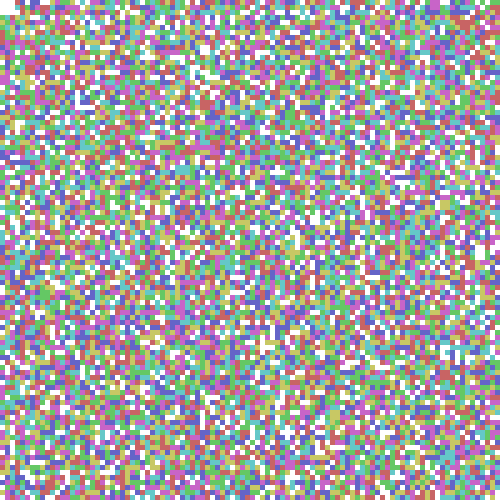
Frame 1 (no input)
Frame 60 (no input): identical to frame 1, image omitted
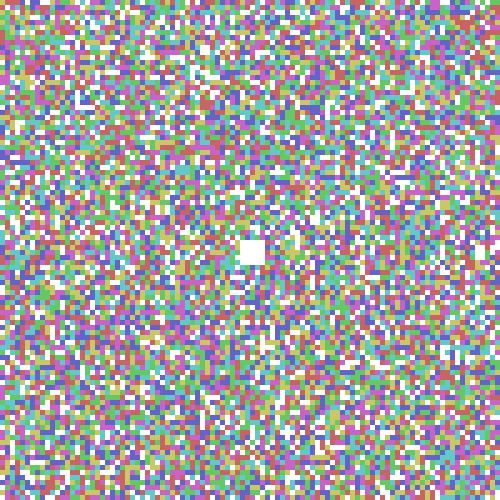
Frame 120 (the mouse pressed at the canvas centre since frame 60)

The p5.js sketch that drew these frames (run headless with seeded random() and noise() and a simulated clock; from frame 60 on, the mouse is pressed at the canvas centre):

// p5.js sketch
// ── sketch.js
let WIDTH = 500 //Width of the display
let HEIGHT = 500 //Height of the display
let RES = 5 //Resolution of the pixels. The smaller this number is, the more pixels there will be.
let CELL_SIZE = (WIDTH/HEIGHT)*RES //Calculated value based on window size and res.
let COLS = WIDTH/RES
let ROWS = HEIGHT/RES
let going = false
let bg_color = [100,255,255] //Color of the virus
let SMOOTH_CELLS = false // Setting this to false will improve framerate performance

function setup() {  
     
  // Create Canvas of given size  
  myCanvas = createCanvas(WIDTH, HEIGHT);
  slider = createSlider(0,255,250)
  createP("")
  button = createButton("Toggle Smoothing")
  button.mousePressed(toggleSmoothing)
  background(0,0,0);
  cb1 = initRandomBoard()
  cb2 = initBlankBoard()
  htmlCounters = initCounters()
  c = new Canvas()
  c.createBlankCanvas()
  p = new Pen(cb1,c.pixels,3,"void")
}
//Create a canvas where I will display the pen tool (will not update cells with color from pen tool, it will be overlayed)
class Canvas {
  constructor() {
    //Similarly to the cells in the cellBoard, this replicates that idea and uses pixels instead.
    this.pixels = []
  }
  //Similar to the idea of creating a blank cellboard, this will create and load into the this.pixels array an array of initialized pixels
  createBlankCanvas() {
      for (let i = 0; i < ROWS; i++) {
          let row = []
          for (let j = 0; j < COLS; j++) {
              let c = new Pixel(CELL_SIZE*i,CELL_SIZE*j,CELL_SIZE,[200,100,100,200])
              row.push(c)
      }
      this.pixels.push(row)
  }
    
  }
  //dont need this, but will keep it here for now
  show() {
    for (let i = 0;i < ROWS;i++) {
      for (let j = 0; j < COLS;j++) {
        this.pixels[i][j].show()
      }
    }
  }
}

//The pen tool! This combines the cells class AND the pixels class, it's the common deniminator for communicating
//Information that pertains to both. The pixels array and the cells array's match up exactly over each other.
class Pen {
  constructor(cellBoard,pixels,size,mode) {
    this.cellBoard = cellBoard
    this.pixels = pixels
    this.size = size
    this.mode = "void" //The mode corresponds to the name of the state of the cell. Setting the mode to something will allow the
    //pen tool to "paint" that state onto the cells below it.
  }
  show() {
    //Loop through all the rows and cols (since the cells and the pixels are exactly overlapping, you can reference the same cells in each)
    //For the show pen function, however, we are only displaying the cells that make up the tool. In this method we don't actaully define
    //What the pen tool actually does, we just display it.
    for (let i = 0;i < ROWS;i++) {
      for (let j = 0;j < COLS;j++) {
        //Take the distance from the mouse to the pixel (uses top left, so sometimes the cirlces can be wonky but it's fineeee)
        let d = dist(mouseX,mouseY,this.pixels[i][j].x,this.pixels[i][j].y)
        //If the pen size distance is over that pixel, display it with the appriopriate color that corresponds to the state of the cell
        if (d < this.pixels[i][j].size*this.size){
          let ran = false
          //loop through all the states that exist in the cellboard and check to see if the pen mode is equal to that state name.
          for (let k = 0; k < this.cellBoard.states.length; k++)
          //If the pen mode is equal to the name of a state, set the pen color to the color that corrosponds to that state.
            if (this.mode == this.cellBoard.states[k].name) {
              this.pixels[i][j].color = this.cellBoard.states[k].color
              this.pixels[i][j].show()
              ran = true
            }
            //Set all the other pixels in the canvas to transparent when the mouse is not over them within the range of the pen.
            if (ran == true){
              this.pixels[i][j].color = [0,0,0,0]
            }
          }
        
        }
      }
    }
  
  //This is the method where the updating actually happens in the cells array.
  updateCells() {
    //Loop through the cells and pixels (they're the same just on top of each other)
    for (let i = 0;i < ROWS;i++) {
      for (let j = 0;j < COLS;j++) {
        //Get the distance again from the mouse position
        let d = dist(mouseX,mouseY,this.pixels[i][j].x,this.pixels[i][j].y)
        //If the mouse is pressed and the individual pixel is within the distance of the current size of the pen
        if (d < this.pixels[i][j].size*this.size && mouseIsPressed){
          //Loop through all the states in the cellboard.
          for (let k = 0; k < this.cellBoard.states.length; k++) {
            //If the mode of the pen is equal to the state name, 
            if (this.mode == this.cellBoard.states[k].name) {
              //set the state of the cellboard to that state.
              this.cellBoard.cells[i][j].state = this.cellBoard.states[k]
            }
          }
        }
        
      }
    }
  }
}


//The building block of our pen tool. Each pixel is so simple and it makes something so much more complex.
class Pixel {
  constructor(x,y,size,color) {
    this.x = x
    this.y = y
    this.size = size
    this.color = color
  }
  show() {
    noStroke()
    fill(this.color)
    rect(this.x,this.y,this.size,this.size)
    
  }
}

//Initialize Random Board State
function initRandomBoard() {
  let cb = new CellBoard()
  cb.loadStates()
  cb.createRandomCells()
  return cb
}


//Initialize Blank Board State
function initBlankBoard() {
  let cb = new CellBoard()
  cb.loadStates()
  cb.createBlankCells()
  return cb
}

function draw() {
     //update the background to white
     bg_color = slider.value()
     //background(bg_color)
     //Show the cells
     cb1.showCells()
     showCounter(htmlCounters)
     //show the canvas screen over the cells (the pen tool)
     p.show()
     //Update the cells
     p.updateCells()
     //c.show()
  //If the variable "going" is true, do the update calculations.
  if (going) {
     //Update the cells (if the game is going, which is determined by the going variable)
     cb1,cb2 = calcNextGen(cb1,cb2)
  }
}

//Handles displaying the count of the virus and void cells  
function initCounters() {
  htmlTags = []
  for (let i = 0; i < cb1.states.length; i++) {
    htmlCounter = createElement("h1",cb1.states[i].name + ": ")
    htmlTags.push(htmlCounter)
  }
  return htmlTags
}
function showCounter(htmlCounters) {
    cb1.updateStateCount()
    for (let i = 0; i < htmlCounters.length; i++) {
      htmlCounters[i].html(cb1.states[i].name + " cells: " + cb1.stateCount[i])
    }
    //Update HTML element that displays the number of virus cells and the number of void cells
    //voidCounter = createElement("h1","Number of void cells:")
    //virusCounter = createElement("h1","Number of covid-19 cells:")
    //poxCounter = createElement("h1","Number of pox cells:")
    //poxCounter.html("Pox cells: " + cb1.stateCount[2])
    //voidCounter.html("Void cells: " + cb1.stateCount[1])
    //virusCounter.html("Covid-19 cells: " + cb1.stateCount[0])

}
// ── calcNextGen.js
function calcNextGen(oldBoard,newBoard) {
    //Loop through all the rows
    for (let i = 0; i < ROWS; i++) {
        //Loop through all the columns
        for (let j = 0; j < COLS;j++) {
        //Make a variable "Hoods" to store the neighbooring cell's value's
        let hoods = []
           //These two FOR loops loop though the 9 cells around and adjacent to the one we are looking at
           //We want to remove the cell that we are from the total tally later.
           for (let x = -1; x < 2; x++) {
              for (let y = -1;y < 2; y++) {
                   //Add to the array
                   //WRAP AROUND BOARD CODE
                  let checkRow = (i + x + ROWS) % ROWS
                  let checkCol = (j + y + COLS) % COLS
                  
                  //console.log("checkRow",checkRow,"checkCol",checkCol)
                  hoods.push(oldBoard.cells[checkRow][checkCol].state)
              }
           }
        //Initialize variables to count the array we just calculated
        let covid = 0
        let pox = 0
        let vd = 0
        //Loop though the hoods array and tally the total blacks and total whites
        for (let z = 0; z < 9; z++) {
          if (hoods[z] == "covid-19") {
            covid += 1
          } else if (hoods[z] == "void"){
            vd += 1
          } else if (hoods[z] == "pox"){
              pox += 1
               }
          
          }
        //Remove yourself from the total tally
        if (oldBoard.cells[i][j].state == "void") {
          vd -= 1
        } else if (oldBoard.cells[i][j].state == "covid-19") {
          covid -= 1
        } else if (oldBoard.cells[i][j].state == "pox") {
            pox -= 1
        } 
          //ACTUAL RULESET CODE HERE
          
        //ZACK GEN 1
        ///*
        num1 = random(0,100)
        if (num1 < 50) {
          if ((oldBoard.cells[i][j].state == "void" || oldBoard.cells[i][j].state == "covid-19")  && pox  >= 3) {
            num = random(0,100)
            if (num < 50) {
                newBoard.cells[i][j].state = "pox"
            }
          } else {
              newBoard.cells[i][j].state = oldBoard.cells[i][j].state
            }
      } else {
          if ((oldBoard.cells[i][j].state == "void" || oldBoard.cells[i][j].state == "pox")  && covid  >= 3) {
            num = random(0,100)
            if (num < 50) {
                newBoard.cells[i][j].state = "covid-19"
            }
          } else {
              newBoard.cells[i][j].state = oldBoard.cells[i][j].state
            }
        }
         // */
        /*
        if (oldBoard.cells[i][j].state == "covid-19" && vd == 3) {
          newBoard.cells[i][j].state = "void"
          } else if (oldBoard.cells[i][j].state == "void" && (vd < 2 || vd > 3)) {
            newBoard.cells[i][j].state = "covid-19"
          } else {
            newBoard.cells[i][j].state = oldBoard.cells[i][j].state
          }
          */
          
          //ZACK GEN 2
          /*
          if (oldBoard.cells[i][j].state == "void" && virus == 3) {
          newBoard.cells[i][j].state = "virus"
          } else if (oldBoard.cells[i][j].state == "virus" && (virus < 2 || virus > 3)) {
            newBoard.cells[i][j].state = "void"
          } else {
            newBoard.cells[i][j].state = oldBoard.cells[i][j].state
          }
          */
        }
    }
    return newBoard,oldBoard
  }
// ── cellboard.js
class CellBoard {
    constructor() {
      this.cells = []
      this.states = []
      this.stateCount = []
      //Try this out and see if I can implement nested classes with states and state colors.

      //this.state = new State("void",[255,255,255])
    }
    loadStates() {
      class State {
        constructor(name, color) {
          this.name = name
          this.color = color
        }
      }
      
      let state0 = new State("void",[255,255,255])
      let state1 = new State("covid-19",[200,100,100])
      let state2 = new State("pox",[100,200,100])
      let state3 = new State("flu",[100,100,200])
      let state4 = new State("sars",[200,100,200])
      let state5 = new State("sars2",[200,200,100])
      let state6 = new State("sars3",[100,200,200])
      this.states.push(state0)
      this.states.push(state1)
      this.states.push(state2)
      this.states.push(state3)
      this.states.push(state4)
      this.states.push(state5)
      this.states.push(state6)
     console.log("hello")
    }
    updateStateCount() {
        this.stateCount = []
        for (let h = 0; h < this.states.length;h++) {
            let count = 0
            for (let i = 0;i < ROWS;i++) {
                for (let j = 0;j < COLS;j++) {
                    if (this.cells[i][j].state.name == this.states[h].name) {
                        //console.log(this.states[i])
                        count += 1
                    }
                }
            }
            this.stateCount.push(count)
        }
    }
    //display all the cells in this.cells
    showCells() {
      //Check every row
      for (let i = 0; i < ROWS;i++)  {
          //Check every column
          for (let j = 0; j < COLS;j++)  {
            //Check the neighboring cells around the one you are looking at to draw it correctly
            let hoodCells = []
            for (let x = -1; x < 2; x++) {
              for (let y = -1;y < 2; y++) {
                   //WRAP AROUND BOARD CODE to check the opposite row or column if you are currently on the edge of the board
                  /*
                  BOARD CHECKING ORDER ILLUSTRATION
                  [2] [5] [8]
                  [1] [4] [7]
                  [0] [3] [6]
                  */
                  let checkRow = (i + x + ROWS) % ROWS
                  let checkCol = (j + y + COLS) % COLS
                  //store the states of the surrounding cells in the hoodCells array.
                  hoodCells.push(this.cells[checkRow][checkCol].state)
              }
           }
            //The variable "hoodCells" now contains a list of the neighboring cell's states; we can therefore use these to calculate
            //how the cell should be displayed based on these 9 values (one for each of the surrounding cells and the current cell)
            //NOTE that hoodCell[4] is YOUR current state
            //****Remeber the the computer in this program counts cells from bottom to top, left to right!****
            
            //Create a variable holding all the states that a cell could be
            
            //Loop through all the states and display the cells based on the states/
            //This code ensures that only the same states code will "Connect" with itself visually.
            if (SMOOTH_CELLS == true) {
                for (let k = 0;k < this.states.length;k++) {
                if (hoodCells[1] == this.states[k] &&
                        hoodCells[4] == this.states[k] &&
                        hoodCells[7] == this.states[k]) {
                        this.cells[i][j].show("left-right")
                        break
                } else if (hoodCells[3] == this.states[k] &&
                        hoodCells[4] == this.states[k] &&
                        hoodCells[5] == this.states[k]) {
                        this.cells[i][j].show("up-down")
                        break
                } else if (hoodCells[1] == this.states[k] &&
                        hoodCells[3] != this.states[k] &&
                        hoodCells[4] == this.states[k] &&
                        hoodCells[5] != this.states[k] &&
                        hoodCells[7] != this.states[k]) {
                        this.cells[i][j].show("left")
                        break
                } else if (hoodCells[1] != this.states[k] &&
                        hoodCells[3] != this.states[k] &&
                        hoodCells[4] == this.states[k] && 
                        hoodCells[5] != this.states[k] &&
                        hoodCells[7] == this.states[k]) {
                        this.cells[i][j].show("right")
                        break
                } else if (hoodCells[1] != this.states[k] &&
                        hoodCells[3] != this.states[k] &&
                        hoodCells[4] == this.states[k] &&
                        hoodCells[5] == this.states[k] &&
                        hoodCells[7] != this.states[k]) {
                        this.cells[i][j].show("up")
                        break
                    } else if (hoodCells[1] != this.states[k] &&
                        hoodCells[3] == this.states[k] &&
                        hoodCells[4] == this.states[k] &&
                        hoodCells[5] != this.states[k] &&
                        hoodCells[7] != this.states[k]) {
                        this.cells[i][j].show("down")
                        break
                } else if (hoodCells[1] != this.states[k] &&
                        hoodCells[3] != this.states[k] &&
                        hoodCells[4] == this.states[k] &&
                        hoodCells[5] == this.states[k] &&
                        hoodCells[7] == this.states[k]) {
                        this.cells[i][j].show("down-right")
                        break
                } else if (hoodCells[1] != this.states[k] &&
                        hoodCells[3] == this.states[k] &&
                        hoodCells[4] == this.states[k] &&
                        hoodCells[5] != this.states[k] &&
                        hoodCells[7] == this.states[k]) {
                        this.cells[i][j].show("up-right")
                        break
                } else if (hoodCells[1] == this.states[k] &&
                        hoodCells[3] != this.states[k] &&
                        hoodCells[4] == this.states[k] &&
                        hoodCells[5] == this.states[k] &&
                        hoodCells[7] != this.states[k]) {
                        this.cells[i][j].show("down-left")
                        break
                } else if (hoodCells[1] == this.states[k] &&
                        hoodCells[3] == this.states[k] &&
                        hoodCells[4] == this.states[k] &&
                        hoodCells[5] != this.states[k] &&
                        hoodCells[7] != this.states[k]) {
                        this.cells[i][j].show("up-left")
                    }
                }
            } else {
                this.cells[i][j].show("left-right")
            }
        }
      }
    }
    //create a randomly generated cell block with random states.
    createRandomCells() {
      this.cells = []
        for (let i = 0; i < ROWS; i++) {
        let row = []
            for (let j = 0; j < COLS; j++) {
               let num = floor(random(this.states.length))
               let thestate = this.states[num]
               //let state = random(["void","covid-19","pox"])
               let c = new Cell(CELL_SIZE*i,CELL_SIZE*j,CELL_SIZE,thestate)
               row.push(c)
        }
        this.cells.push(row)
      }
    }
    //create a blank cell block ...All cells are VOID state...
    createBlankCells() {
        for (let i = 0; i < ROWS; i++) {
            let row = []
            for (let j = 0; j < COLS; j++) {
              let state = this.states[1]
                let c = new Cell(CELL_SIZE*i,CELL_SIZE*j,CELL_SIZE,state)
                row.push(c)
        }
        this.cells.push(row)
    }
      
    }
  }

//The building block of the entire program. A singular Cell Class

  class Cell {
    constructor(x,y,size,state) {
      this.x = x
      this.y = y
      this.size = size
      this.state = state
    }
    show(pos) {
      //Eliminate the lines from the outside of the shapes
      noStroke()
      //Fill with specified color based on state (Virus or Void)
      fill(this.state.color)
      //Check the position in relation to the other cells around the current one and draw appropriately
      if (pos == "left-right" || pos == "up-down") {
        rect(this.x,this.y,this.size,this.size)
      } else if (pos == "default") {
        rect(this.x,this.y,this.size,this.size,RES)
      } else if (pos == "left") {
        rect(this.x,this.y,this.size,this.size,0,RES,RES,0)
      } else if (pos == "right") {
        rect(this.x,this.y,this.size,this.size,RES,0,0,RES)
      } else if (pos == "up") {
        rect(this.x,this.y,this.size,this.size,RES,RES,0,0)
      } else if (pos == "down") {
        rect(this.x,this.y,this.size,this.size,0,0,RES,RES)
      } else if (pos == "down-right") {
        rect(this.x,this.y,this.size,this.size,RES,0,0,0)
      } else if (pos == "up-right") {
        rect(this.x,this.y,this.size,this.size,0,0,0,RES)
      } else if (pos == "down-left") {
        rect(this.x,this.y,this.size,this.size,0,RES,0,0)
      } else if (pos == "up-left") {
        rect(this.x,this.y,this.size,this.size,0,0,RES,0)
      }
      }
  }
// ── manipulateSketchFcns.js
let counter = 0
function keyPressed() {
    //key code is space
    if (keyCode === 32) {
      if (going == true) {
      going = false
      } else {
        going = true
      }
    }
    //R
    if (keyCode == 82) {
      cb1.createRandomCells()
      cb2.createRandomCells()
    }
    if (keyCode === 39) {
       background(255)
       cb1.showCells()
       //Switch the data between the boards ...cb2 is the junk board, cb1 is the only thing that get's shown here...
       cb1,cb2 = calcNextGen(cb1,cb2)
      
    }
    //If the user presses the up arrow, increase the pen size
    if (keyCode === 38) {
      p.size += 1
    //If the user presses the down arrow, decrease the pen size
    } else if (keyCode === 40) {
      p.size -= 1
    }

    if (keyCode === 83) {
      if (counter < cb1.states.length - 1) {
        counter += 1
      } else {
        counter = 0
      }
      p.mode = cb1.states[counter].name
      /*
      if (p.mode == "void") {
      p.mode = "covid-19"
      } else if (p.mode == "covid-19"){
        p.mode = "pox"
      } else if (p.mode == "pox") {
        p.mode = "void"
      }
      */
    }
    
  }

  //Toggles the smoothing of the cells
function toggleSmoothing() {
    if (SMOOTH_CELLS == false) {
        SMOOTH_CELLS = true
        button.html("Smoothing: on")
    } else {
        SMOOTH_CELLS = false
        button.html("Smoothing: off")
    }
}

//Changes the color of the virus
function changeColor() {
    if (VIRUS_COLOR[0] < 255) {
        VIRUS_COLOR[0] += 40
    } else {
        VIRUS_COLOR[0] = 40
    }
}
